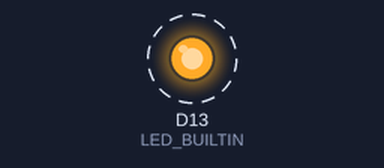
The program below on a simulated Arduino Nano 33 IoT. On the bench: output pins drawn as LEDs (lit = HIGH). Dashed ring = blinking. What the program prints to the serial monitor is not drawn.

Above: at 2.05 s.
Timing chart, 0 to 5.0 s (numbered marks = the images above):
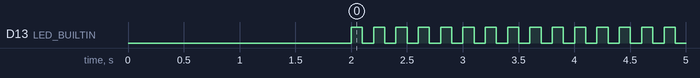

The program:

main.cpp
```cpp
// (licence header left out)
/*
  Blink
*/

#include <Arduino.h>
#include <SPI.h>

#define DELAY           100

void blink();

// the setup function runs once when you press reset or power the board
void setup() {
    Serial.begin(115200);
    delay(2000);

    Serial.println();
    Serial.print("Begin BLINKER LED_BUILTIN and LED RGB: ");
    Serial.println(LED_BUILTIN);

    // initialize digital pin LED_BUILTIN as an output.
    pinMode(LED_BUILTIN, OUTPUT);
}

void loop() {
    blink();
    Serial.println( millis() );
}

void blink() {
    Serial.println("Blinking LEDs...");

    digitalWrite(LED_BUILTIN, HIGH);
    delay(DELAY);
    digitalWrite(LED_BUILTIN, LOW);
    delay(DELAY);
}
```

Measured:
- by itself, D13 (LED_BUILTIN): alternates HIGH for 0.10 s and LOW for 0.10 s
- by itself, everything shown: repeats every 5.2 s, in 26 steps
